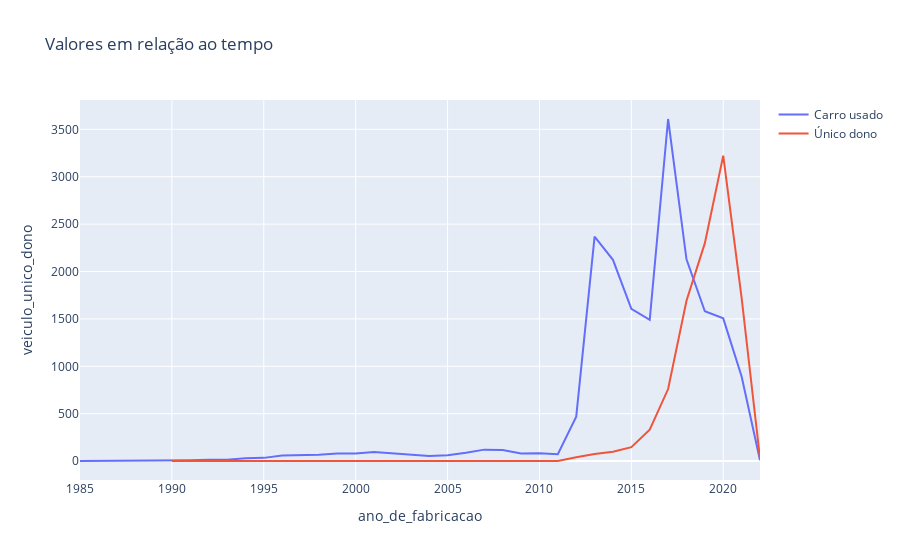

Notebook source saved alongside this figure:
### Code cell
fig = go.Figure()

plot_df = (
    df
    .groupby(["ano_de_fabricacao", "veiculo_único_dono"])
    .agg({
        "id": "nunique"
    })
    .reset_index()
)


for category in df["veiculo_único_dono"].unique():
    fig.add_trace(go.Scatter(
        x=(
            plot_df
            .pipe(lambda df: df[df["veiculo_único_dono"].isin([category])])
            ['ano_de_fabricacao']
        ),
        y=(
            plot_df
            .pipe(lambda df: df[df["veiculo_único_dono"].isin([category])])
            ["id"]
        ),
        mode='lines',
        name=category
    ))

fig.update_layout(title='Valores em relação ao tempo',
                xaxis_title='ano_de_fabricacao',
                yaxis_title='veiculo_unico_dono')

fig.show()

### Figure 1 — Plotly figure (JSON) as saved in the notebook; plotly's stock layout.template omitted (floating-point values rounded to 4 significant figures)
{"data": [{"mode": "lines", "name": "Carro usado", "type": "scatter", "x": [1985, 1988, 1990, 1991, 1992, 1993, 1994, 1995, 1996, 1997, 1998, 1999, 2000, 2001, 2002, 2003, 2004, 2005, 2006, 2007, 2008, 2009, 2010, 2011, 2012, 2013, 2014, 2015, 2016, 2017, 2018, 2019, 2020, 2021, 2022], "y": [1, 2, 3, 10, 14, 15, 31, 34, 58, 61, 66, 80, 81, 95, 80, 72, 55, 61, 87, 121, 116, 81, 83, 73, 469, 2368, 2123, 1606, 1490, 3609, 2128, 1581, 1506, 892, 9]}, {"mode": "lines", "name": "Único dono", "type": "scatter", "x": [1990, 2005, 2006, 2008, 2009, 2011, 2012, 2013, 2014, 2015, 2016, 2017, 2018, 2019, 2020, 2021, 2022], "y": [1, 1, 1, 1, 1, 2, 40, 75, 98, 147, 332, 760, 1692, 2299, 3223, 1722, 28]}], "layout": {"title": {"text": "Valores em relação ao tempo"}, "xaxis": {"title": {"text": "ano_de_fabricacao"}}, "yaxis": {"title": {"text": "veiculo_unico_dono"}}}}
